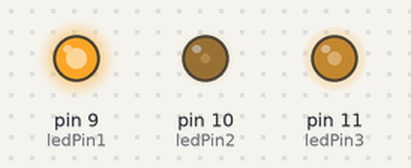
Bench run of a sketch on a simulated Arduino Uno, built with avr-gcc and run on an emulated ATmega328P. Parts: output pins drawn as LEDs (lit = HIGH). Random numbers use the default seed unless the sketch sets one.

Above: at 0.11 s.
At 4.05 s:
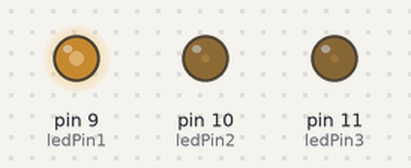
At 10.5 s:
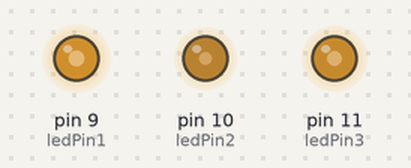
At 21.1 s:
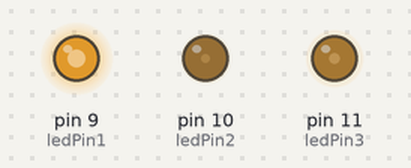
At 30.62 s:
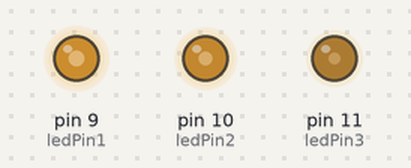
At 39.93 s:
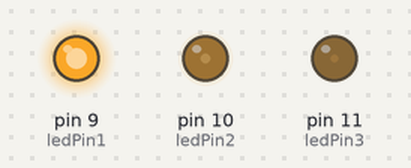
Timing chart, 0 to 40.0 s (numbered marks = the images above):
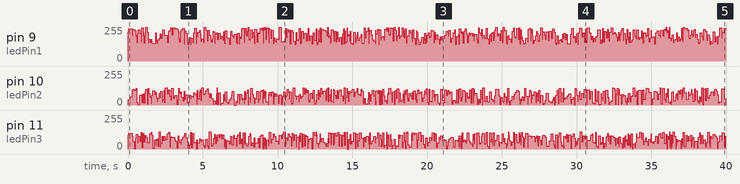

The sketch:

Exercise_3.ino
```cpp
int ledPin1 = 9;
int ledPin2 = 10;
int ledPin3 = 11;

void setup() {
  pinMode(ledPin1, OUTPUT);
  pinMode(ledPin2, OUTPUT);
  pinMode(ledPin3, OUTPUT);
  randomSeed(analogRead(A0));
}
void loop() {
  analogWrite(ledPin1, random(0, 130) + 125);
  analogWrite(ledPin2, random(0, 130));
  analogWrite(ledPin3, random(0, 130));
  delay(random(0, 120));
}
```
